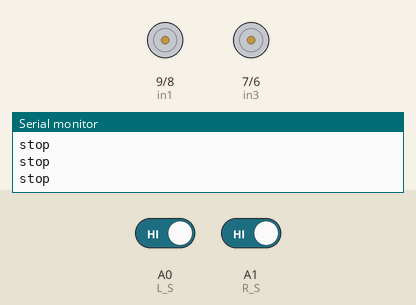
A sketch run on a simulated Arduino Uno, built with avr-gcc and run on an emulated ATmega328P. On the bench: motor-driver pin pairs drawn as motors (green arrow = first pin HIGH = forward, orange = second pin HIGH = backward, longer = more drive, scaled by the enable pin), the last lines printed to the serial monitor. The inputs (shaded band) are chosen by the test bench; at power-on: A0 (L_S) HIGH, A1 (R_S) HIGH.

Above: at 2.2 s.
2.3 s: A0 (L_S) driven LOW
At 3.5 s:
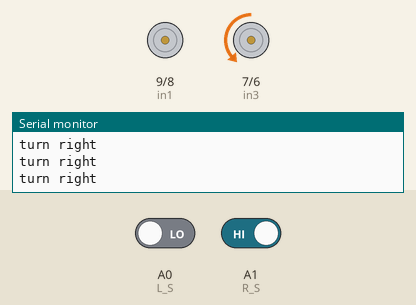
3.8 s: A1 (R_S) driven LOW
At 4.6 s:
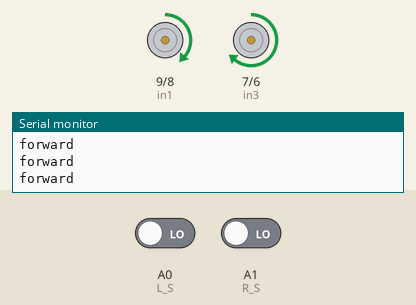
5.3 s: A0 (L_S) driven HIGH
At 5.8 s:
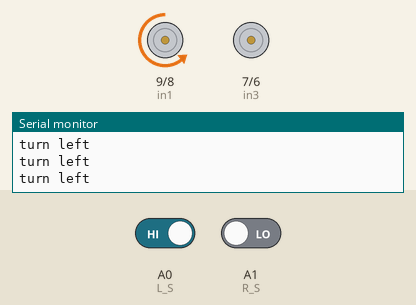
6.8 s: A1 (R_S) driven HIGH
At 7.1 s:
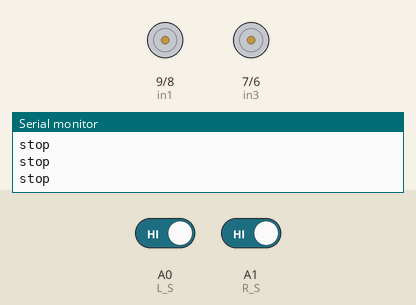
Timing chart, 0 to 9.8 s (numbered marks = the images above; inputs shaded):
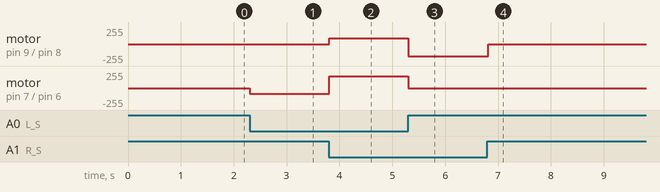

Measured:
- after the input at 2.3 s, motor on pin 7 (in3) / pin 6 (in4): stopped → backward 85/255 at once
- after the input at 3.8 s, motor on pin 9 (in1) / pin 8 (in2): stopped → forward 84/255 at once; motor on pin 7 (in3) / pin 6 (in4): backward 85/255 → forward 180/255 at once
- after the input at 5.3 s, motor on pin 9 (in1) / pin 8 (in2): forward 84/255 → backward 180/255 at once; motor on pin 7 (in3) / pin 6 (in4): forward 180/255 → stopped at once
- after the input at 6.8 s, motor on pin 9 (in1) / pin 8 (in2): backward 180/255 → stopped at once

The sketch:

sketch_jan24a.ino
```cpp
#define enA 10     // Enable1 L293 Pin enA
#define in1 9      // Motor1 L293 Pin in1
#define in2 8      // Motor1 L293 Pin in2
#define in3 7      // Motor2 L293 Pin in3
#define in4 6      // Motor2 L293 Pin in4
#define enB 5      // Enable2 L293 Pin enB
#define R_S A1     // IR sensor Right
#define L_S A0     // IR sensor Left

void setup() {
    Serial.begin(9600);
    pinMode(R_S, INPUT);
    pinMode(L_S, INPUT);
    pinMode(enA, OUTPUT);
    pinMode(in1, OUTPUT);
    pinMode(in2, OUTPUT);
    pinMode(in3, OUTPUT);
    pinMode(in4, OUTPUT);
    pinMode(enB, OUTPUT);
    digitalWrite(enA, HIGH);
    digitalWrite(enB, HIGH);
    delay(1000);
}

void loop() {
    int rightSensor = digitalRead(R_S);
    int leftSensor = digitalRead(L_S);

    if (rightSensor == 0 && leftSensor == 0) {
        forward();   // Both sensors on white
    }
    else if (rightSensor == 1 && leftSensor == 0) {
        turnRight(); // Right sensor on black, left on white
    }
    else if (rightSensor == 0 && leftSensor == 1) {
        turnLeft();  // Right sensor on white, left on black
    }
    else if (rightSensor == 1 && leftSensor == 1) {
        Stop();      // Both sensors on black
    }
}

void forward() {
    analogWrite(enA, 180);
    analogWrite(enB, 180);
    analogWrite(in1, 120);  // Right Motor forward Pin
    analogWrite(in2, 0);    // Right Motor backward Pin
    analogWrite(in3, 128);  // Left Motor forward Pin
    analogWrite(in4, 0);    // Left Motor backward Pin
    Serial.println("forward");
}

void turnRight() {
    analogWrite(enA, 180);
    analogWrite(enB, 180);
    analogWrite(in1, 0);    // Right Motor forward Pin
    analogWrite(in2, 0);    // Right Motor backward Pin
    analogWrite(in3, 0);    // Left Motor forward Pin
    analogWrite(in4, 120);  // Left Motor backward Pin
    Serial.println("turn right");
}

void turnLeft() {
    analogWrite(enA, 180);
    analogWrite(enB, 180);
    analogWrite(in1, 0);    // Right Motor forward Pin
    analogWrite(in2, 128);  // Right Motor backward Pin
    analogWrite(in3, 0);    // Left Motor forward Pin
    analogWrite(in4, 0);    // Left Motor backward Pin
    Serial.println("turn left");
}

void Stop() {
    analogWrite(enA, 180);
    analogWrite(enB, 180);
    analogWrite(in1, 0);    // Right Motor forward Pin
    analogWrite(in2, 0);    // Right Motor backward Pin
    analogWrite(in3, 0);    // Left Motor forward Pin
    analogWrite(in4, 0);    // Left Motor backward Pin
    Serial.println("stop");
}
```
